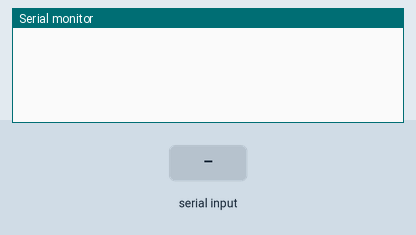
Recording of a sketch running on a simulated Arduino Uno, built with avr-gcc and run on an emulated ATmega328P. Parts: the last lines printed to the serial monitor. The inputs (shaded band) are chosen by the test bench.

Above: at 1.2 s.
1.3 s: "c" received over Serial
At 2.4 s:
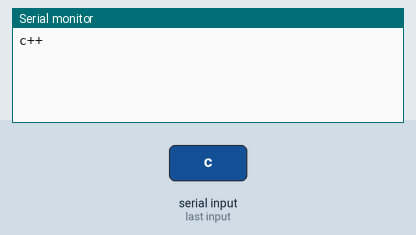
2.8 s: "z" received over Serial
At 3.5 s:
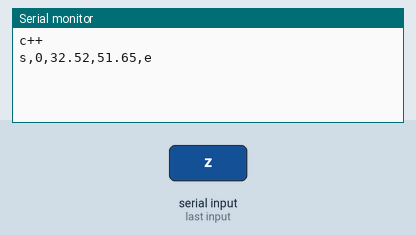

The sketch:

conn.ino
```cpp
char c;
int count =0;
float temp1,temp2;
void setup() {
 Serial.begin(115200);

}

void loop() {
  if(Serial.available()){

      temp1 = 32.52;
      temp2 = 51.65;
      char c = Serial.read();
      if(c == 'c'){
        Serial.println("c++");
      }
      if(c == 'z'){
        Serial.print("s,");
        Serial.print(count);
        Serial.print(",");
        Serial.print(temp1);
        Serial.print(",");
        Serial.print(temp2);
        Serial.println(",e");

        count ++;
      }

      Serial.flush();
  }


}
```

Measured:
- after the input at 1.3 s, the serial monitor: prints a new line at once (image 1)
- after the input at 2.8 s, the serial monitor: prints a new line at once (image 2)
